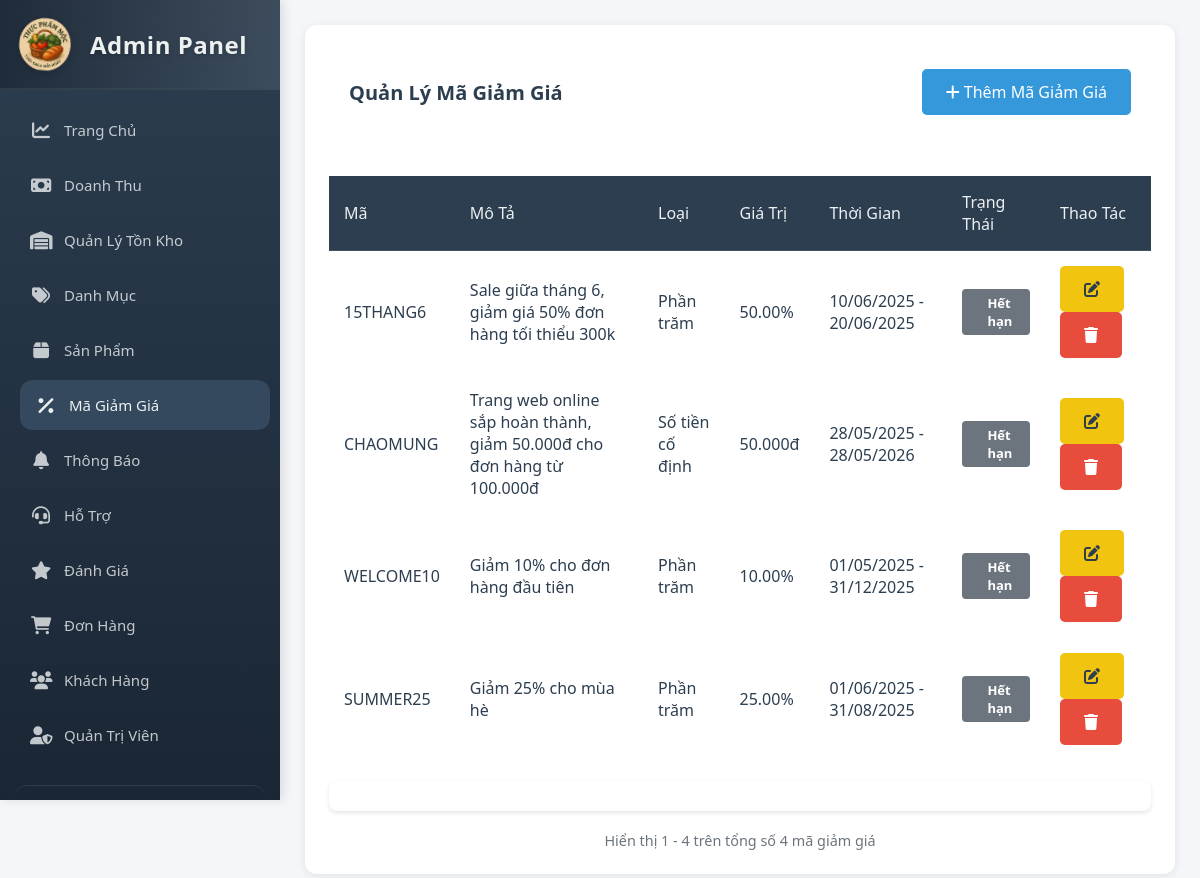
The app's page /admin/ma-giam-gia.php (signed in) with its own data.
### tables this page shows
CREATE TABLE `discount_codes` (
  `code_id` int(11) NOT NULL AUTO_INCREMENT,
  `code` varchar(50) NOT NULL,
  `description` text DEFAULT NULL,
  `discount_type` enum('percentage','fixed') NOT NULL,
  `discount_value` decimal(10,2) NOT NULL,
  `min_order_value` decimal(10,2) DEFAULT NULL,
  `max_discount` decimal(10,2) DEFAULT NULL,
  `start_date` datetime NOT NULL,
  `end_date` datetime NOT NULL,
  `usage_limit` int(11) DEFAULT NULL,
  `times_used` int(11) DEFAULT 0,
  `is_active` tinyint(1) DEFAULT 1,
  `created_at` timestamp NOT NULL DEFAULT current_timestamp(),
  `updated_at` timestamp NOT NULL DEFAULT current_timestamp() ON UPDATE current_timestamp(),
  PRIMARY KEY (`code_id`),
  UNIQUE KEY `code` (`code`)
);

### admin/ma-giam-gia.php (the view, shortened to what this page needs)
<?php
$items_per_page = 10;
$current_page = isset($_GET['page']) ? (int)$_GET['page'] : 1;
$offset = ($current_page - 1) * $items_per_page;
$conn = getDBConnection();
$total_query = "SELECT COUNT(*) as total FROM discount_codes";
$total_result = $conn->query($total_query);
$total_codes = $total_result->fetch_assoc()['total'];
$query = "SELECT * FROM discount_codes ORDER BY created_at DESC LIMIT ?, ?";
$stmt = $conn->prepare($query);
$stmt->bind_param("ii", $offset, $items_per_page);
$stmt->execute();
$discount_codes = $stmt->get_result();
?>
<!DOCTYPE html>
<html lang="vi">
<head>
    <link rel="stylesheet" href="assets/css/admin-style.css">
    <link rel="stylesheet" href="https://cdnjs.cloudflare.com/ajax/libs/font-awesome/6.0.0/css/all.min.css">
</head>
<body>
    <div class="admin-container">
        <?php include 'sidebar.php'; ?>
        <main class="main-content">
            <div class="card">
                <div class="card-header">
                    <h2 class="card-title">Quản Lý Mã Giảm Giá</h2>
                    <button class="btn btn-primary" onclick="showAddForm()">
                        <i class="fas fa-plus"></i> Thêm Mã Giảm Giá
                    </button>
                </div>
                <div class="table-container">
                    <table>
                        <thead>
                            <tr>
                                <th>Mã</th>
                                <th>Mô Tả</th>
                                <th>Loại</th>
                                <th>Giá Trị</th>
                                <th>Thời Gian</th>
                                <th>Trạng Thái</th>
                                <th>Thao Tác</th>
                            </tr>
                        </thead>
                        <tbody>
                            <?php while ($code = $discount_codes->fetch_assoc()): ?>
                                <tr>
                                    <td><?php echo $code['code']; ?></td>
                                    <td><?php echo $code['description']; ?></td>
                                    <td>
                                        <?php
                                        echo $code['discount_type'] === 'percentage'
                                            ? 'Phần trăm'
                                            : 'Số tiền cố định';
                                        ?>
                                    </td>
                                    <td>
                                        <?php
                                        if ($code['discount_type'] === 'percentage') {
                                            echo $code['discount_value'] . '%';
                                        } else {
                                            echo number_format($code['discount_value'], 0, ',', '.') . 'đ';
                                        }
                                        ?>
                                    </td>
                                    <td>
                                        <?php
                                        echo date('d/m/Y', strtotime($code['start_date'])) . ' - ' .
                                             date('d/m/Y', strtotime($code['end_date']));
                                        ?>
                                    </td>
                                    <td>
                                        <?php
                                        $now = new DateTime();
                                        $end_date = new DateTime($code['end_date']);
                                        $status_class = '';
                                        $status_text = '';
                                        if (!$code['is_active']) {
                                            $status_class = 'status-inactive';
                                            $status_text = 'Không kích hoạt';
                                        } elseif ($end_date < $now) {
                                            $status_class = 'status-expired';
                                            $status_text = 'Hết hạn';
                                        } else {
                                            $status_class = 'status-active';
                                            $status_text = 'Đang hoạt động';
                                        }
                                        ?>
                                        <span class="status-badge <?php echo $status_class; ?>">
                                            <?php echo $status_text; ?>
                                        </span>
                                    </td>
                                    <td>
                                        <button class="btn btn-warning" onclick="showEditForm(<?php echo htmlspecialchars(json_encode($code)); ?>)">
                                            <i class="fas fa-edit"></i>
                                        </button>
                                        <button class="btn btn-danger" onclick="confirmDelete(<?php echo $code['code_id']; ?>)">
                                            <i class="fas fa-trash"></i>
                                        </button>
                                    </td>
                                </tr>
                            <?php endwhile; ?>
                        </tbody>
                    </table>
                </div>
                <div class="pagination-container">
                    <div class="pagination">
                    </div>
                    <div class="pagination-info">
                        Hiển thị <?php echo ($offset + 1); ?> -
                        <?php echo min($offset + $items_per_page, $total_codes); ?>
                        trên tổng số <?php echo $total_codes; ?> mã giảm giá
                    </div>
                </div>
            </div>
        </main>
    </div>
</body>
</html>

### admin/assets/css/admin-style.css (style rules this page uses)
:root { --primary-color: #2c3e50; --secondary-color: #34495e; --accent-color: #3498db; --success-color: #2ecc71; --danger-color: #e74c3c; --warning-color: #f1c40f; --text-color: #2c3e50; --light-bg: #f5f6fa; --white: #ffffff; --shadow: 0 2px 4px rgba(0,0,0,0.1); }
* { margin: 0; padding: 0; box-sizing: border-box; font-family: 'Segoe UI', Tahoma, Geneva, Verdana, sans-serif; }
body { background-color: var(--light-bg); color: var(--text-color); }
.admin-container { display: flex; min-height: 100vh; }
.main-content { flex: 1; padding: 2rem; margin-left: 250px; }
.card { background: var(--white); border-radius: 10px; padding: 1.5rem; margin-bottom: 1.5rem; box-shadow: var(--shadow); }
.card-header { display: flex; justify-content: space-between; align-items: center; margin-bottom: 1.5rem; }
.card-title { font-size: 1.25rem; color: var(--primary-color); }
.table-container { overflow-x: auto; }
table { width: 100%; border-collapse: collapse; margin: 1rem 0; }
th, td { padding: 1rem; text-align: left; border-bottom: 1px solid #ddd; }
th { background-color: var(--primary-color); color: var(--white); }
.btn { padding: 0.75rem 1.5rem; border: none; border-radius: 5px; cursor: pointer; font-size: 1rem; transition: all 0.3s ease; }
.btn-primary { background-color: var(--accent-color); color: var(--white); }
.btn-danger { background-color: var(--danger-color); color: var(--white); }
.btn-warning { background-color: var(--warning-color); color: var(--text-color); }
.status-badge { padding: 6px 12px; border-radius: 20px; font-size: 13px; font-weight: 500; display: inline-flex; align-items: center; gap: 5px; }
.status-badge::before { content: ''; display: inline-block; width: 8px; height: 8px; border-radius: 50%; margin-right: 5px; }

### admin/assets/css/admin-sidebar.css (style rules this page uses)
:root { --primary-color: #2c3e50; --primary-light: #3c526d; --primary-dark: #1a2634; --secondary-color: #34495e; --accent-color: #3498db; --hover-color: #2980b9; --text-light: #ecf0f1; --text-dark: #2c3e50; --border-color: rgba(236, 240, 241, 0.1); --bg-light: #f5f6fa; --bg-dark: #2c3e50; --danger-color: #e74c3c; --success-color: #2ecc71; --menu-item-height: 50px; --transition-speed: 0.3s; --sidebar-width: 280px; }
* { margin: 0; padding: 0; box-sizing: border-box; }
body { font-family: 'Segoe UI', Tahoma, Geneva, Verdana, sans-serif; background-color: var(--bg-light); min-height: 100vh; display: flex; }
.main-content { margin-left: var(--sidebar-width); padding: 25px; min-height: 100vh; width: calc(100% - var(--sidebar-width)); background-color: var(--bg-light); transition: margin-left var(--transition-speed); }
.card { background: white; border-radius: 12px; box-shadow: 0 2px 10px rgba(0, 0, 0, 0.08); margin-bottom: 25px; overflow: hidden; }
.card-header { padding: 20px; border-bottom: 1px solid var(--border-color); background: white; }
table { width: 100%; border-collapse: collapse; margin-bottom: 0; }
th, td { padding: 15px; text-align: left; border-bottom: 1px solid var(--border-color); }
th { background: var(--primary-color); color: var(--text-light); font-weight: 500; }

### admin/ma-giam-gia.php (style rules this page uses)
.status-badge { padding: 5px 10px; border-radius: 4px; font-weight: bold; }
.status-expired { background-color: #6c757d; color: white; }
.pagination { display: flex; justify-content: center; align-items: center; margin: 20px 0; gap: 8px; padding: 15px; background: #fff; border-radius: 8px; box-shadow: 0 2px 4px rgba(0,0,0,0.1); }
.pagination-info { text-align: center; color: #6c757d; margin-top: 10px; font-size: 0.9em; }

### records on screen
discount_codes: code "15THANG6", description "Sale giữa tháng 6, giảm giá 50% đơn hàng tối thiểu 300k", discount_type "Phần trăm", discount_value "50.00", start_date "10/06/2025", end_date "20/06/2025", status_text "Hết hạn"
discount_codes: code "CHAOMUNG", description "Trang web online sắp hoàn thành, giảm 50.000đ cho đơn hàng từ 100.000đ", discount_type "Số tiền cố định", discount_value "50.000", start_date "28/05/2025", end_date "28/05/2026", status_text "Hết hạn"
discount_codes: code "WELCOME10", description "Giảm 10% cho đơn hàng đầu tiên", discount_type "Phần trăm", discount_value "10.00", start_date "01/05/2025", end_date "31/12/2025", status_text "Hết hạn"
discount_codes: code "SUMMER25", description "Giảm 25% cho mùa hè", discount_type "Phần trăm", discount_value "25.00", start_date "01/06/2025", end_date "31/08/2025", status_text "Hết hạn"

### other values on screen
$offset + 1 "1"
min($offset + $items_per_page, $total_codes) "4"
$total_codes "4"
